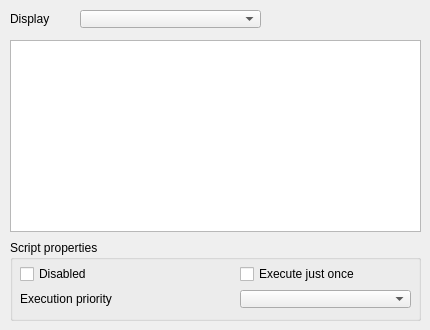
<?xml version="1.0" encoding="UTF-8"?>
<ui version="4.0">
 <class>CQDlgOldScripts</class>
 <widget class="QDialog" name="CQDlgOldScripts">
  <property name="geometry">
   <rect>
    <x>0</x>
    <y>0</y>
    <width>430</width>
    <height>330</height>
   </rect>
  </property>
  <property name="windowTitle">
   <string>Scripts</string>
  </property>
  <property name="locale">
   <locale language="English" country="UnitedStates"/>
  </property>
  <widget class="QGroupBox" name="groupBox_2">
   <property name="geometry">
    <rect>
     <x>10</x>
     <y>240</y>
     <width>411</width>
     <height>81</height>
    </rect>
   </property>
   <property name="title">
    <string>Script properties</string>
   </property>
   <property name="flat">
    <bool>false</bool>
   </property>
   <widget class="QCheckBox" name="qqDisabled">
    <property name="geometry">
     <rect>
      <x>10</x>
      <y>25</y>
      <width>151</width>
      <height>18</height>
     </rect>
    </property>
    <property name="focusPolicy">
     <enum>Qt::StrongFocus</enum>
    </property>
    <property name="text">
     <string>Disabled</string>
    </property>
   </widget>
   <widget class="QCheckBox" name="qqExecuteOnce">
    <property name="geometry">
     <rect>
      <x>230</x>
      <y>25</y>
      <width>171</width>
      <height>18</height>
     </rect>
    </property>
    <property name="focusPolicy">
     <enum>Qt::StrongFocus</enum>
    </property>
    <property name="text">
     <string>Execute just once</string>
    </property>
   </widget>
   <widget class="QLabel" name="label_2">
    <property name="geometry">
     <rect>
      <x>10</x>
      <y>50</y>
      <width>211</width>
      <height>18</height>
     </rect>
    </property>
    <property name="text">
     <string>Execution priority</string>
    </property>
   </widget>
   <widget class="QComboBox" name="qqExecutionOrder">
    <property name="geometry">
     <rect>
      <x>230</x>
      <y>50</y>
      <width>171</width>
      <height>18</height>
     </rect>
    </property>
   </widget>
  </widget>
  <widget class="QListWidget" name="qqScriptList">
   <property name="geometry">
    <rect>
     <x>10</x>
     <y>40</y>
     <width>411</width>
     <height>192</height>
    </rect>
   </property>
   <property name="editTriggers">
    <set>QAbstractItemView::EditKeyPressed</set>
   </property>
   <property name="alternatingRowColors">
    <bool>false</bool>
   </property>
   <property name="selectionRectVisible">
    <bool>false</bool>
   </property>
  </widget>
  <widget class="QComboBox" name="qqCombo">
   <property name="geometry">
    <rect>
     <x>80</x>
     <y>10</y>
     <width>181</width>
     <height>18</height>
    </rect>
   </property>
  </widget>
  <widget class="QLabel" name="label_3">
   <property name="geometry">
    <rect>
     <x>10</x>
     <y>10</y>
     <width>61</width>
     <height>18</height>
    </rect>
   </property>
   <property name="text">
    <string>Display</string>
   </property>
  </widget>
 </widget>
 <tabstops>
  <tabstop>qqCombo</tabstop>
  <tabstop>qqScriptList</tabstop>
  <tabstop>qqDisabled</tabstop>
  <tabstop>qqExecuteOnce</tabstop>
  <tabstop>qqExecutionOrder</tabstop>
 </tabstops>
 <resources/>
 <connections/>
</ui>
